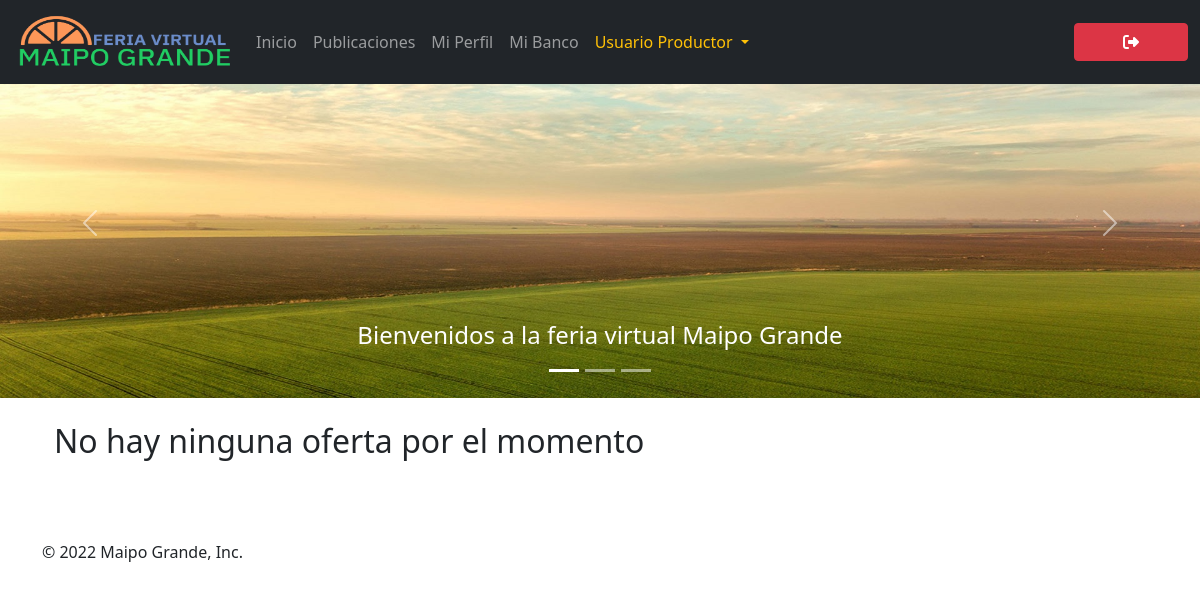
Page /request/status/2/ (signed in) on the earlier database version.
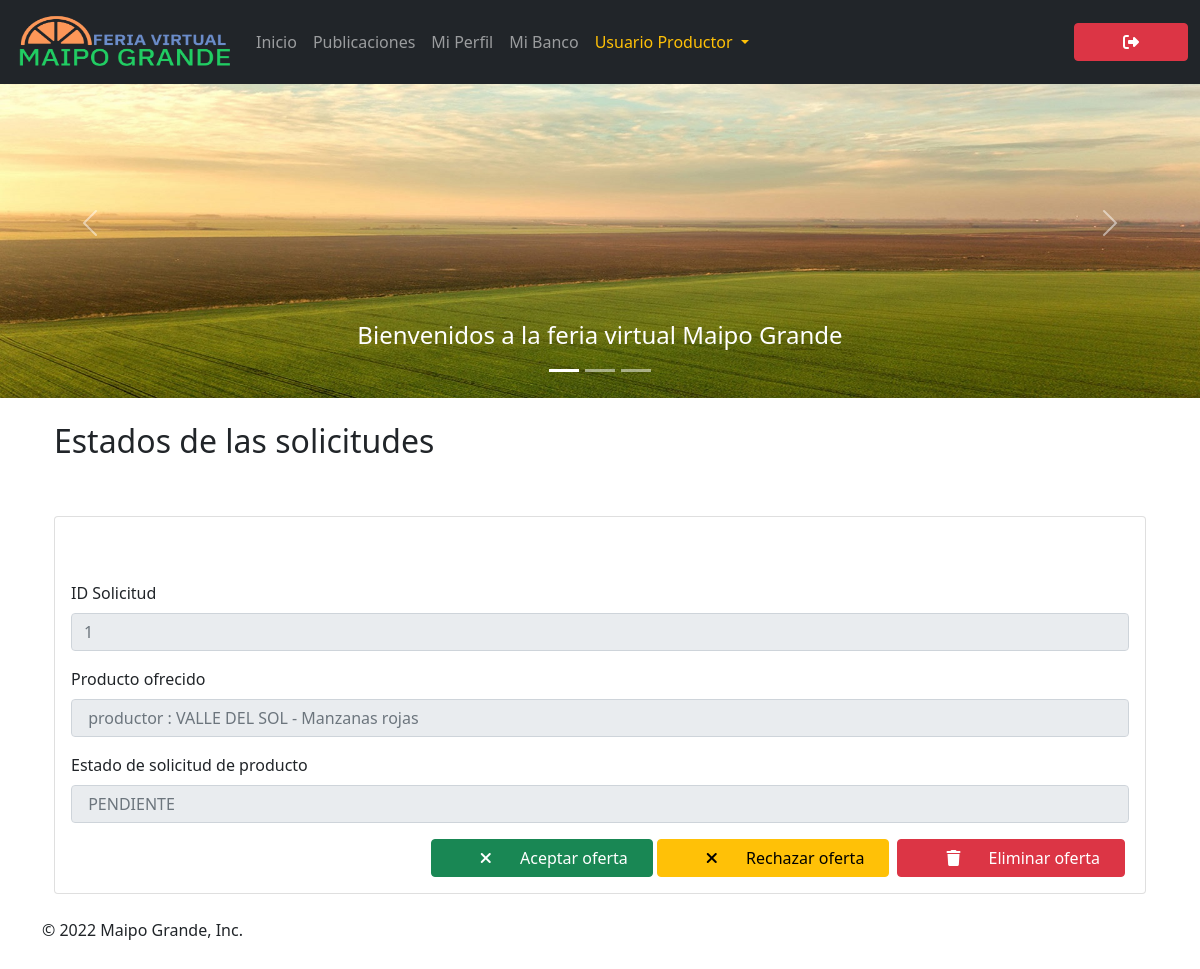
Same page on the later database version.
### maipogrande/models.py (models this page shows)
class ProductRequestStatus(models.Model):
	id_offered_product = models.IntegerField(validators = [MinValueValidator(1), MaxValueValidator(10000000000)])
	timestamp = models.DateTimeField(default=timezone.now)
	offer = models.CharField(max_length=300, blank = True)
	status = models.CharField(max_length = 20, choices = OFFER_STATUS, default = 'PENDIENTE')
	class Meta:
		ordering = ['-timestamp']
	def __str__(self):
		return f'Estado de la solicitud del producto #{self.id_offered_product} : {self.status}'

### maipogrande/views.py (the view)
# urls.py: path('request/status/<int:id_offered_product>/', views.client_request_status, name = 'client_request_status'),
@login_required
def client_request_status(request, id_offered_product):
	print(id_offered_product)
	requests = ProductRequestStatus.objects.filter(pk = id_offered_product)
	print(requests)
	return render(request, 'request-status.html', {'requests' : requests})

### maipogrande/templates/request-status.html
{% extends './layout.html' %}
{% block content %}
{% load humanize %}
{% load static %}
<div class="row">
    <div class="col-12">
		{% if requests.count > 0 %}
        <h2 class ="h2 text-start text-dark">Estados de las solicitudes</h2>
		{% else %}
        <h2 class ="h2 text-start text-dark">No hay ninguna oferta por el momento</h2>
		{% endif %}
        <br></br>
        {% for req in requests %}
		<div class="card">
			<div class="card-body">
				<div class="row">
					<div class="col-sm-12 col-md-6 col-lg-8 col-xl-12">
						<br></br>
						<form>
							<fieldset disabled>
								<div class="mb-3">
									<label for="id_offered_product" class="form-label">ID Solicitud</label>
									<input type="text" id="id_offered_product" class="form-control" placeholder="{{ req.id_offered_product }}">
								</div>
								<div class="mb-3">
									<label for="offer" class="form-label">Producto ofrecido</label>
									<input type="text" id="offer" class="form-control" placeholder=" {{ req.offer }}">
								</div>
								<div class="mb-3">
									<label for="status" class="form-label">Estado de solicitud de producto</label>
									<input type="text" id="status" class="form-control" placeholder=" {{ req.status }}">
								</div>
							</fieldset>
							<div class="d-flex justify-content-end">
								<form class="d-flex px-1">
									<a class="btn btn-primary btn-success btn-md px-4" type="submit" href="{% url 'accept_product_offer' req.id_offered_product %}" id="btn-accept-product-offer">
										<span class="icon">
											<i class="fa-solid fa-xmark"></i>
										</span>
										<span class="btn-text">
											Aceptar oferta
										</span>
									</a>
								</form>
								<form class="d-flex px-1">
									<a class="btn btn-primary btn-warning btn-md px-4" type="submit" href="{% url 'decline_product_offer' req.id_offered_product %}" id="btn-decline-product-offer">
										<span class="icon">
											<i class="fa-solid fa-xmark"></i>
										</span>
										<span class="btn-text">
											Rechazar oferta
										</span>
									</a>
								</form>
								<form class="d-flex px-1">
									<a class="btn btn-primary btn-danger btn-md px-4" type="submit" href="{% url 'delete_product_offer' req.id_offered_product %}" id="btn-delete-product-offer">
										<span class="icon">
											<i class="fa-solid fa-trash"></i>
										</span>
										<span class="btn-text">
											Eliminar oferta
										</span>
									</a>
								</form>
							</div>
						</form>
					</div>
				</div>
			</div>
		</div>
        {% endfor %}
    </div>
</div>
{% endblock %}

Differences in the rows shown:
added ProductRequestStatus: id_offered_product "1", offer "productor : VALLE DEL SOL - Manzanas rojas", status "PENDIENTE"
Other differences:
text no longer shown: "No hay ninguna oferta por el momento"
text now shown: "Estados de las solicitudes"
